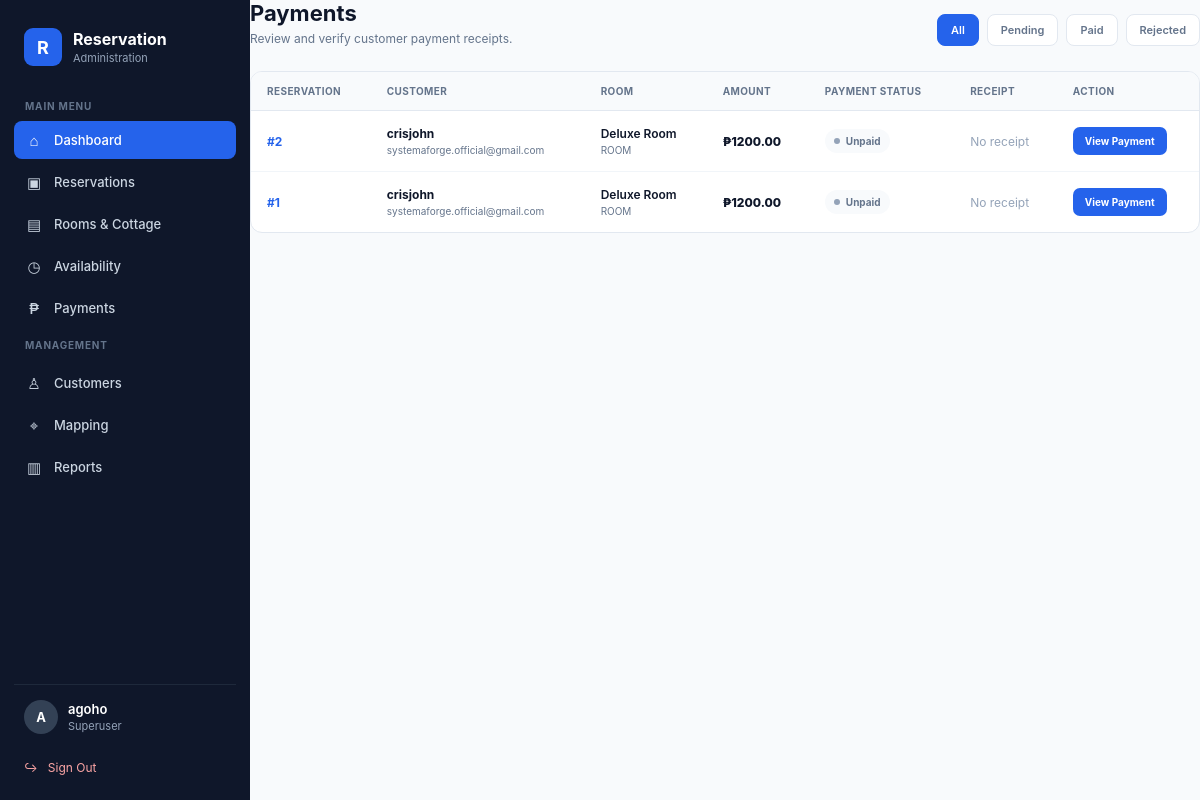
Page /payments/ (signed in) on the earlier database version.
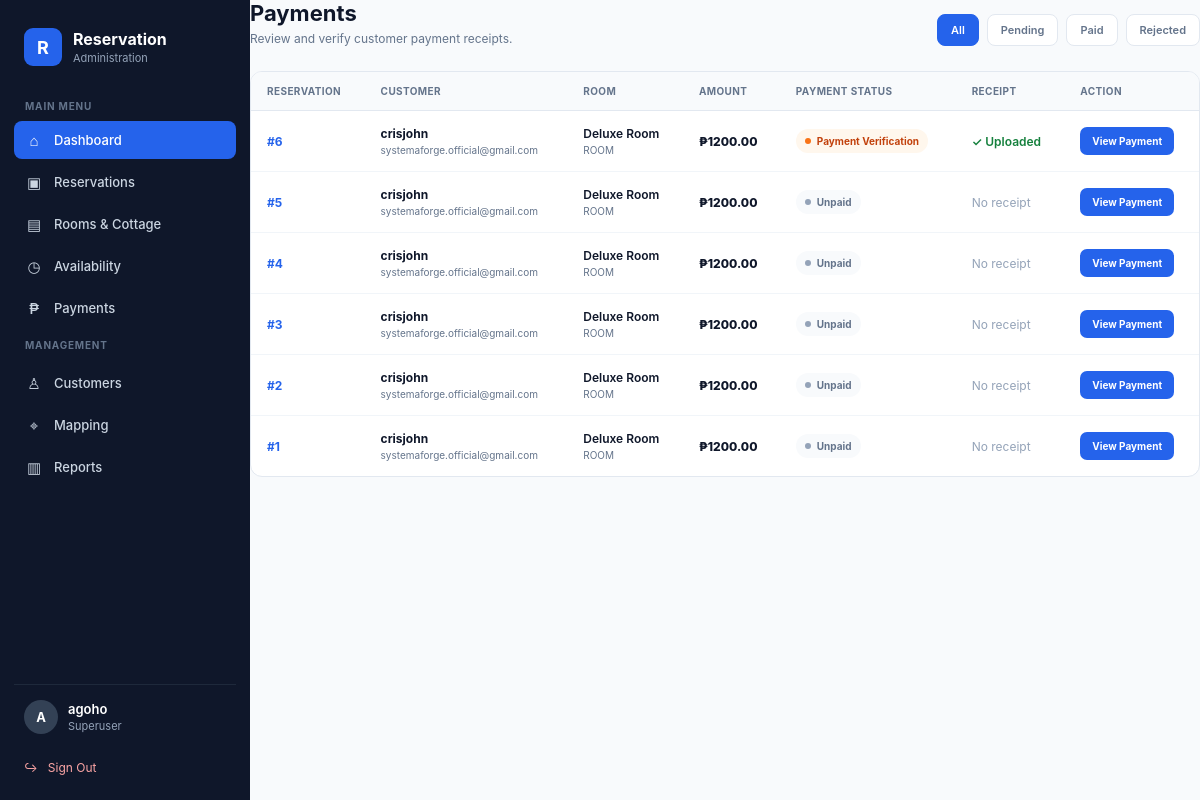
Same page on the later database version.
### core/models.py (models this page shows, shortened)
class Reservation(models.Model):
    PAYMENT_STATUS = [
        ("UNPAID", "Unpaid"),
        ("PENDING", "Payment Verification"),
        ("PAID", "Paid"),
        ("REJECTED", "Rejected"),
    ]
    STATUS = [
        ("PENDING", "Pending"),
        ("CONFIRMED", "Confirmed"),
        ("CANCELLED", "Cancelled"),
        ("COMPLETED", "Completed"),
    ]
    customer = models.ForeignKey(
        User,
        on_delete=models.CASCADE,
        related_name="reservations"
    )
    room = models.ForeignKey(
        Room,
        on_delete=models.CASCADE
    )
    check_in = models.DateField()
    check_out = models.DateField()
    adults = models.PositiveIntegerField(default=1)
    children = models.PositiveIntegerField(default=0)
    special_request = models.TextField(
        blank=True,
        default=""
    )
    total_amount = models.DecimalField(
        max_digits=10,
        decimal_places=2
    )
    status = models.CharField(
        max_length=20,
        choices=STATUS,
        default="PENDING"
    )
    payment_status = models.CharField(
        max_length=20,
        choices=PAYMENT_STATUS,
        default="UNPAID"
    )
    payment_receipt = models.ImageField(
        upload_to="payment_receipts/",
        blank=True,
        null=True
    )
    payment_uploaded_at = models.DateTimeField(
        blank=True,
        null=True
    )
    created_at = models.DateTimeField(
        auto_now_add=True
    )

class Room(models.Model):
    TYPE_CHOICES = [
        ("ROOM", "Room"),
        ("COTTAGE", "Cottage"),
    ]
    STATUS_CHOICES = [
        ("AVAILABLE", "Available"),
        ("UNAVAILABLE", "Unavailable"),
        ("MAINTENANCE", "Maintenance"),
    ]
    name = models.CharField(
        max_length=150
    )
    type = models.CharField(
        max_length=20,
        choices=TYPE_CHOICES,
        default="ROOM"
    )
    description = models.TextField(
        blank=True
    )
    price = models.DecimalField(
        max_digits=10,
        decimal_places=2
    )
    capacity = models.PositiveIntegerField(
        default=1
    )
    status = models.CharField(
        max_length=20,
        choices=STATUS_CHOICES,
        default="AVAILABLE"
    )
    image = models.ImageField(
        upload_to="rooms/",
        blank=True,
        null=True
    )
    created_at = models.DateTimeField(
        auto_now_add=True
    )
    updated_at = models.DateTimeField(
        auto_now=True
    )

### core/views.py (the view)
# urls.py: path("payments/", payment_list, name="payment_list"),
@login_required
def payment_list(request):
    if not request.user.is_superuser:
        return redirect("login")
    status = request.GET.get("status")
    reservations = (
        Reservation.objects
        .select_related("customer", "room")
        .order_by(
            "-payment_uploaded_at",
            "-created_at"
        )
    )
    if status in [
        "UNPAID",
        "PENDING",
        "PAID",
        "REJECTED",
    ]:
        reservations = reservations.filter(
            payment_status=status
        )
    return render(
        request,
        "payments/payment_list.html",
        {
            "reservations": reservations,
            "current_status": status,
        }
    )

### core/templates/payments/payment_list.html (shortened to what the changed rows need)
{% extends "base.html" %}
{% block content %}
<div class="payment-page">
    <div class="payment-card">
        {% if reservations %}
        <div class="payment-table-wrapper">
            <table class="payment-table">
                <thead>
                    <tr>
                        <th>
                            Reservation
                        </th>
                        <th>
                            Customer
                        </th>
                        <th>
                            Room
                        </th>
                        <th>
                            Amount
                        </th>
                        <th>
                            Payment Status
                        </th>
                        <th>
                            Receipt
                        </th>
                        <th>
                            Action
                        </th>
                    </tr>
                </thead>
                <tbody>
                    {% for reservation in reservations %}
                    <tr>
                        <td>
                            <div class="reservation-id">
                                #{{ reservation.id }}
                            </div>
                        </td>
                        <td>
                            <div class="customer-name">
                                {{ reservation.customer.username }}
                            </div>
                            {% if reservation.customer.email %}
                            <div class="customer-email">
                                {{ reservation.customer.email }}
                            </div>
                            {% endif %}
                        </td>
                        <td>
                            <div class="room-name">
                                {{ reservation.room.name }}
                            </div>
                            <div class="room-type">
                                {{ reservation.room.type }}
                            </div>
                        </td>
                        <td>
                            <div class="payment-amount">
                                ₱{{ reservation.total_amount }}
                            </div>
                        </td>
                        <td>
                            {% if reservation.payment_status == "UNPAID" %}
                                <span class="payment-status unpaid">
                                    <span class="payment-status-dot"></span>
                                    Unpaid
                                </span>
                            {% elif reservation.payment_status == "PENDING" %}
                                <span class="payment-status pending">
                                    <span class="payment-status-dot"></span>
                                    Payment Verification
                                </span>
                            {% elif reservation.payment_status == "PAID" %}
                                <span class="payment-status paid">
                                    <span class="payment-status-dot"></span>
                                    Paid
                                </span>
                            {% elif reservation.payment_status == "REJECTED" %}
                                <span class="payment-status rejected">
                                    <span class="payment-status-dot"></span>
                                    Rejected
                                </span>
                            {% endif %}
                        </td>
                        <td>
                            {% if reservation.payment_receipt %}
                                <span class="receipt-available">
                                    ✓ Uploaded
                                </span>
                            {% else %}
                                <span class="receipt-missing">
                                    No receipt
                                </span>
                            {% endif %}
                        </td>
                        <td>
                            <a
                                href="{% url 'payment_detail' reservation.id %}"
                                class="payment-view"
                            >
                                View Payment
                            </a>
                        </td>
                    </tr>
                    {% endfor %}
                </tbody>
            </table>
        </div>
        {% endif %}
    </div>
</div>
{% endblock %}

Differences in the rows shown:
added Reservation: id "6", customer.username "crisjohn", customer.email "systemaforge.official@gmail.com", room.name "Deluxe Room", room.type "ROOM", total_amount "1200.00", payment_status "PENDING" (drawn), shows "✓ Uploaded"
added Reservation: id "5", customer.username "crisjohn", customer.email "systemaforge.official@gmail.com", room.name "Deluxe Room", room.type "ROOM", total_amount "1200.00", payment_status "UNPAID" (drawn), payment_receipt "No receipt"
added Reservation: id "4", customer.username "crisjohn", customer.email "systemaforge.official@gmail.com", room.name "Deluxe Room", room.type "ROOM", total_amount "1200.00", payment_status "UNPAID" (drawn), payment_receipt "No receipt"
added Reservation: id "3", customer.username "crisjohn", customer.email "systemaforge.official@gmail.com", room.name "Deluxe Room", room.type "ROOM", total_amount "1200.00", payment_status "UNPAID" (drawn), payment_receipt "No receipt"
